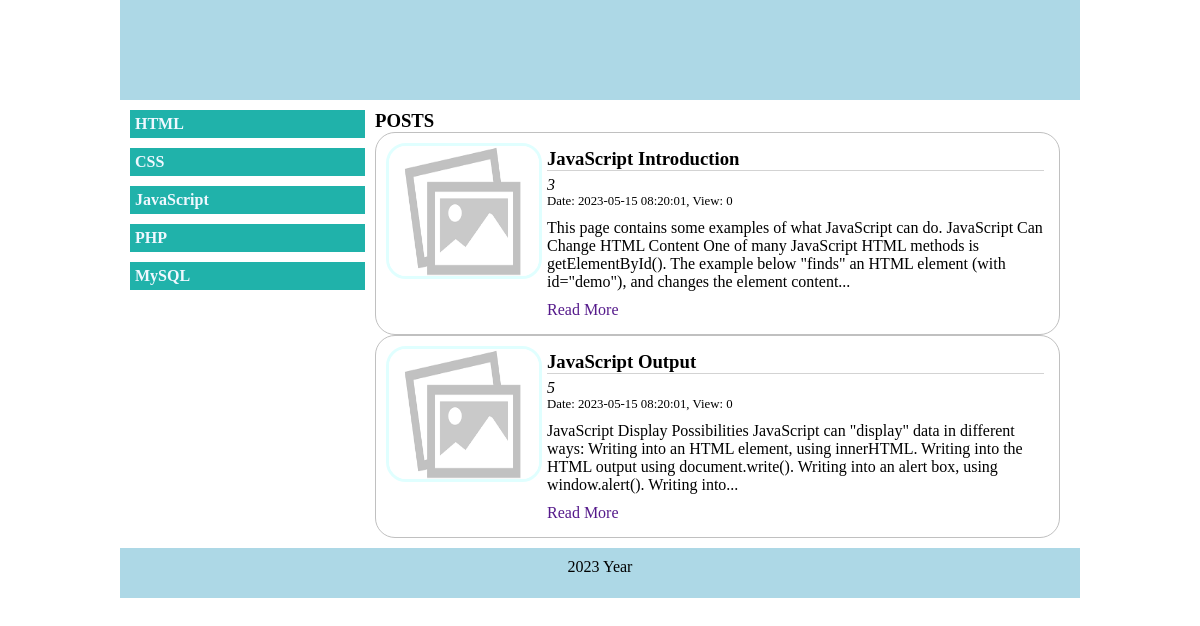
The app's page /?topic=3 with its own data.
### tables this page shows
CREATE TABLE `topics` (
  `id` int(3) UNSIGNED NOT NULL,
  `title` varchar(150) NOT NULL,
  `created_at` timestamp NOT NULL DEFAULT current_timestamp()
);

CREATE TABLE `posts` (
  `id` int(10) UNSIGNED NOT NULL,
  `user_id` int(10) UNSIGNED NOT NULL,
  `topic_id` int(3) UNSIGNED DEFAULT NULL,
  `title` varchar(200) NOT NULL,
  `text` text NOT NULL,
  `img_url` varchar(250) DEFAULT NULL,
  `created_at` timestamp NOT NULL DEFAULT current_timestamp(),
  `view` int(11) UNSIGNED NOT NULL DEFAULT 0
);

### blocks/content.php (the view)
<?php
    if(isset($_GET['topic'])){
        $topic_id = $_GET['topic'];
        $posts_query =  "SELECT * FROM posts WHERE topic_id= $topic_id";
    }else{
        $posts_query =  "SELECT * FROM posts ORDER BY ID DESC LIMIT 3";
    }
    $posts_result = mysqli_query($conn, $posts_query);
?>
<div class="content">
    <h3>POSTS</h3>
    <?php
        while($posts = mysqli_fetch_assoc($posts_result)){
    ?>
    <article>
        <div class="img">
            <img src="storage/posts/default.png" alt="">
        </div>
        <div class="post">
            <h3><?=$posts['title']?></h3>
            <div class="author">
                <?=$posts['user_id']?>
            </div>
            <div class="post-info">
                Date: <?=$posts['created_at']?>, View: <?=$posts['view']?>
            </div>
            <div class="description">
                <?=substr($posts['text'], 0, 250)."..."?>
            </div>
            <div class="read-more">
                <a href="">Read More</a>
            </div>
        </div>
    </article>
    <?php
        }
    ?>
</div>

### blocks/nav.php
<?php
    $topics_query = "SELECT id, title FROM topics";
    $topics_result = mysqli_query($conn, $topics_query);
?>
<nav>
    <ul>
        <?php
            while($topics = mysqli_fetch_assoc($topics_result)){
        ?>
        <li><a href="?topic=<?=$topics['id']?>"><?=$topics['title']?></a></li>
        <?php
            }
        ?>
    </ul>
</nav>

### style.css (style rules this page uses)
body { padding: 0; margin: 0; }
nav ul { list-style: none; margin: 0; padding: 0; }
nav ul li { background-color: lightseagreen; margin-bottom: 10px; }
nav ul li a { text-decoration: none; padding: 5px; display: block; font-weight: bold; color: aliceblue; }
.content { min-height: 200px; padding:0 10px; box-sizing: border-box; }
.content h3 { margin: 0; }
article { border: solid 1px silver; border-radius: 20px; padding: 10px; box-sizing: border-box; }
article .img { text-align: center; }
article .img img { width: 150px; height: 130px; border-radius: 20px; border: solid 3px lightcyan; }
article .post { width: 100%; padding: 5px; box-sizing: border-box; }
article .post h3 { padding: 0; margin: 0; margin-bottom: 5px; border-bottom: solid 1px lightgray; }
article .author { font-style: italic; }
article .post-info { font-size: 0.8em; }
article .description { margin-top: 10px; margin-bottom: 10px; }
article .read-more a { text-decoration: none; }
@media screen  and (min-width:600px) { nav { width: 25%; } }
@media screen  and (min-width:600px) { .content { width: 75%; } }
@media screen  and (min-width:600px) { article { display: flex; } }
@media screen  and (min-width:600px) { article .img { width: 200px; text-align: left; } }

### records on screen
topics: title "HTML"
topics: title "CSS"
topics: title "JavaScript"
topics: title "PHP"
topics: title "MySQL"
posts: title "JavaScript Introduction", user "3", created_at "2023-05-15 08:20:01", view "0", text "This page contains some examples of what JavaScript can do. JavaScript Can Change HTML Content One of many JavaScript HTML methods is getElementById(). The example below \"finds\" an HTML element (with id=\"demo\"), and changes the element content"
posts: title "JavaScript Output", user "5", created_at "2023-05-15 08:20:01", view "0", text "JavaScript Display Possibilities JavaScript can \"display\" data in different ways: Writing into an HTML element, using innerHTML. Writing into the HTML output using document.write(). Writing into an alert box, using window.alert(). Writing into"
